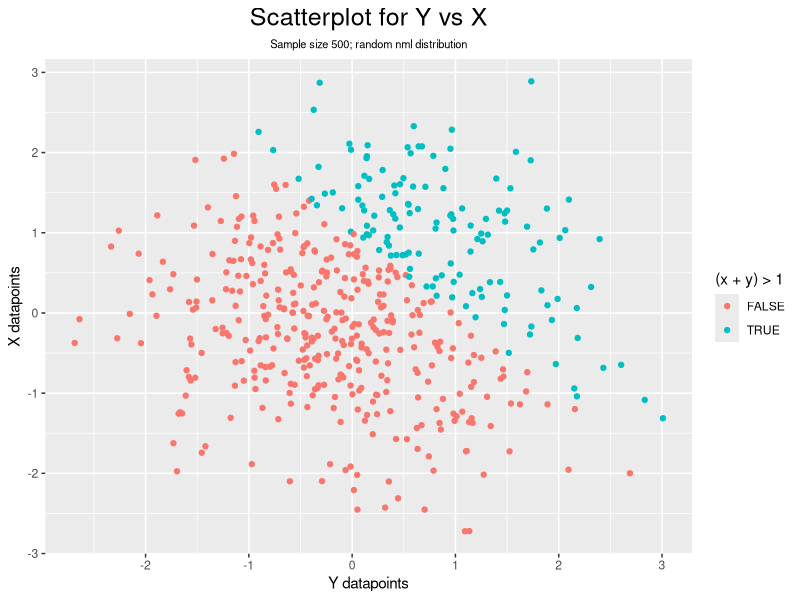
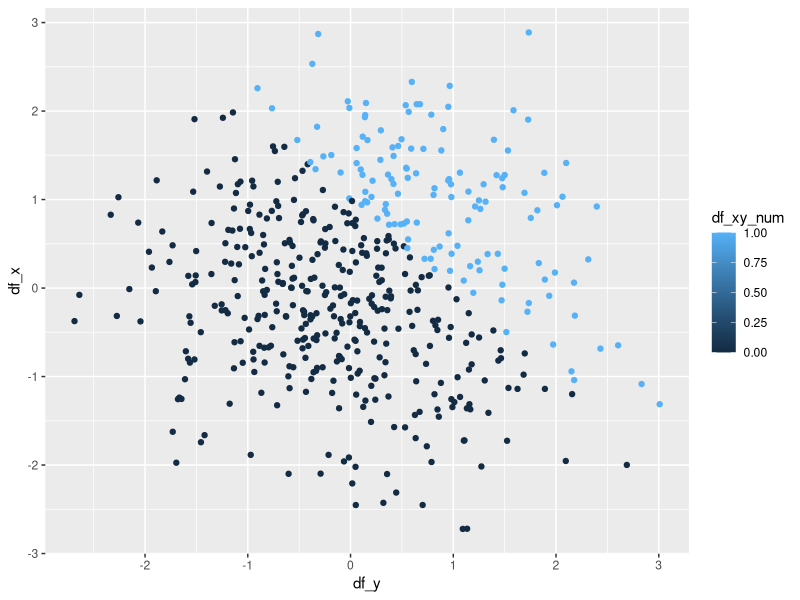
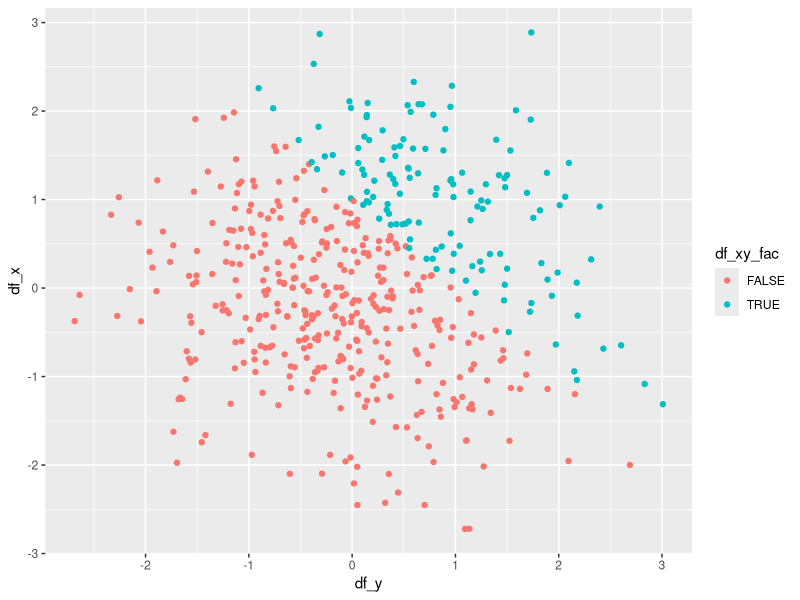

Write R code to recreate these figures, in order.
## ---- chunk 1

knitr::opts_chunk$set(echo = TRUE, eval = TRUE)
library(tidyverse)  ## loads tidyverse package; if not installed, use install(tidyverse) prior

## ---- chunk 2

## Seed used for reproducibility.
set.seed(2)


## Creates a data-frame that is composed of vectors below
prob1_df <- tibble(
  df_sample = rnorm(8),                              ## Vector for random normal-distributed sample of size 8
  df_vec_logic = df_sample > 0,                         ## Logical vector that evaluates if elements in sample > 0
  df_vec_char = c("GitHub", "is", "super",           ## Character vector with 8 variables ("length == 8")
               "interesting", "and", "awesome", 
               "I", "can't even..."),
  df_vec_fac = factor(c("corn", "not corn", "corn",  ## Factor vector size 8 with 3 levels: "corn", 
              "maybe corn", "corn", "maybe corn",    ## "maybe corn", "not corn"
              "corn", "not corn"))
)


## pull() function pulls the vectors inside prob1_df and turns it into usable variables outside the df. This is 
## inconvenient at this point but makes downstream access to these vectors easier. 
## Using prob1_df$vector was considered bad syntax and was not utilized
sample <- pull(prob1_df, df_sample)
vec_logic <- pull(prob1_df, df_vec_logic)
vec_char <- pull(prob1_df, df_vec_char)
vec_fac <- pull(prob1_df, df_vec_fac)


## Takes the mean for each vectors
mean(sample)
mean(vec_logic)
mean(vec_char)
mean(vec_fac)

## ---- chunk 3

as.numeric(vec_logic) * sample      ## Convert logical vector to numeric then multiplied with sample
as.factor(vec_logic) * sample       ## Convert logical vector to factor then multiplied with sample
as.numeric(as.factor(vec_logic)) * sample ## Convert logical vector to factor then numeric then multiplied                                                       with sample

## ---- chunk 4

prob2_df <- tibble(
  df_x = rnorm(500),                   ## Vector 1 of random normal distribution sample; size 500 
  df_y = rnorm(500),                   ## Vector 2 of random normal distribution sample; size 500 
  df_xy_logic = (df_x + df_y) > 1,     ## Logical vector that evaluates the argument x + y > 1
  df_xy_num = as.numeric(df_xy_logic), ## Vector that coerces xy_logic to be numeric vector
  df_xy_fac = as.factor(df_xy_logic)   ## Vector that coerces xy_logic to a factor vector
)


## pulls variable from prob2_df out of the df so it's usable outside
x <- pull(prob2_df, df_x)
xy_logic <- pull(prob2_df, df_xy_logic)
xy_num <- pull(prob2_df, df_xy_num)
xy_fac <- pull(prob2_df, df_xy_fac)

## ---- chunk 5

ggplot(data = prob2_df, aes(x = df_y, y = df_x, color = df_xy_logic)) + 
  geom_point() +
  labs(title = "Scatterplot for Y vs X", 
       subtitle = "Sample size 500; random nml distribution",
       x = "Y datapoints",
       y = "X datapoints",
       color = "(x + y) > 1") +
  theme(plot.title = element_text(hjust = 0.5, size = 18),
        plot.subtitle = element_text(hjust = 0.5, size = 8))

ggplot(data = prob2_df, aes(x = df_y, y = df_x, col = df_xy_num)) +
  geom_point()


ggplot(data = prob2_df, aes(x = df_y, y = df_x, col = df_xy_fac)) +
  geom_point()
